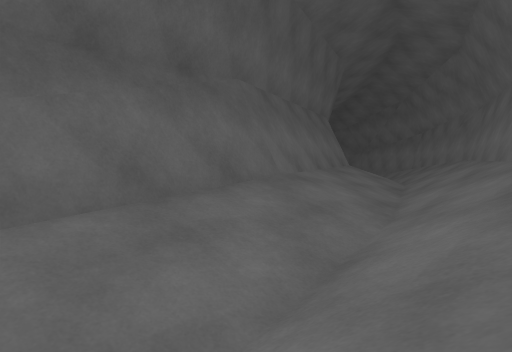
View 1 (above)

17 first-person views from a walk through a Unity game level. The camera is 0.25 m above the floor, tilts 2° down and sees 75° across. The floor is counted in squares, 0.5 m on a side. Each view is taken from the middle of a square. On the plan, view 1 faces up. The plan holds only what a view shows up to about 9 squares ahead; the rest is blank. The place goes on beyond the plan.

View 2
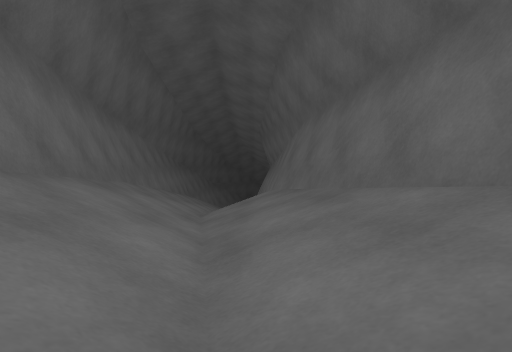

View 3
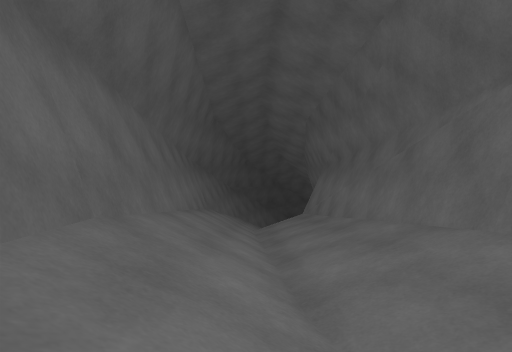

View 4
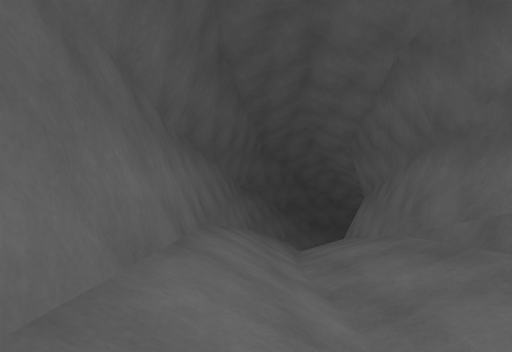

View 5
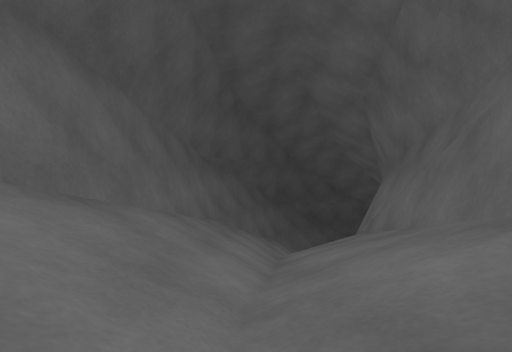

View 6
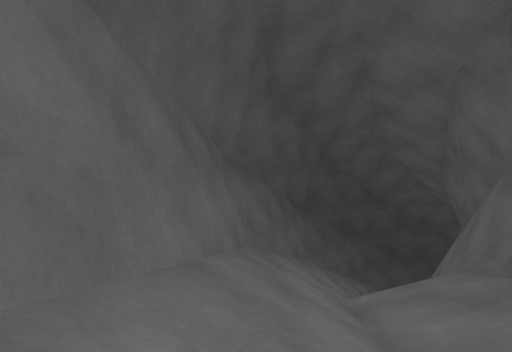

View 7
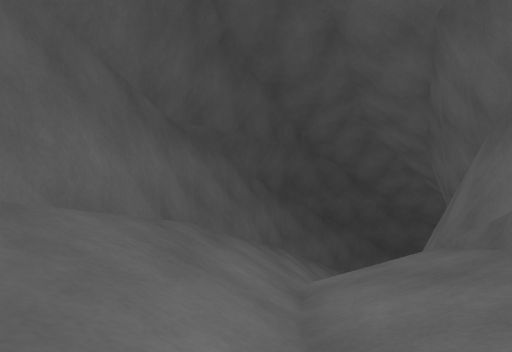

View 8
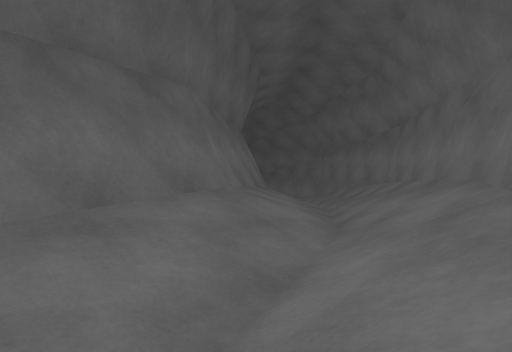

View 9
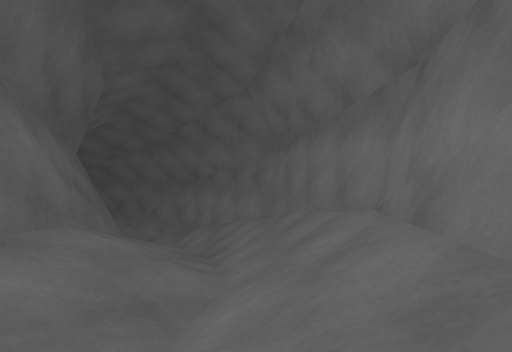

View 10
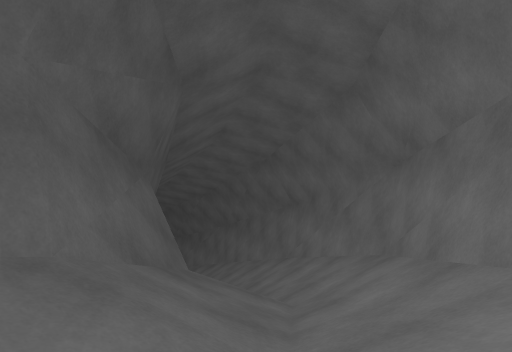

View 11
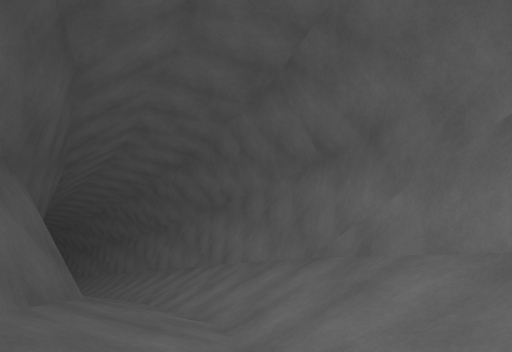

View 12
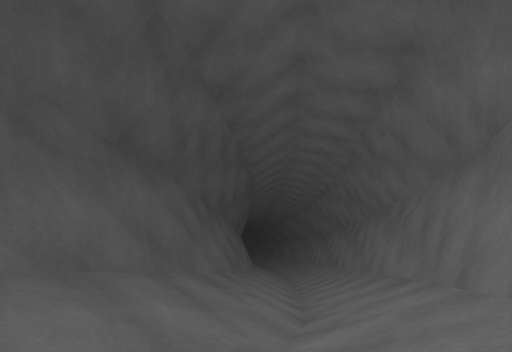

View 13
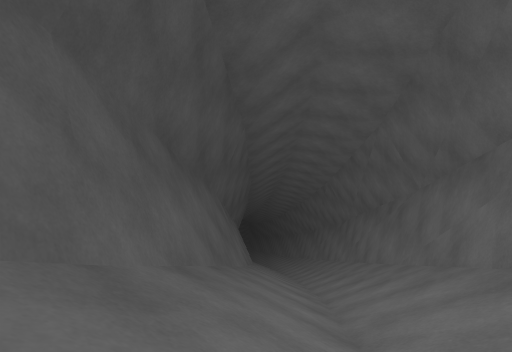

View 14
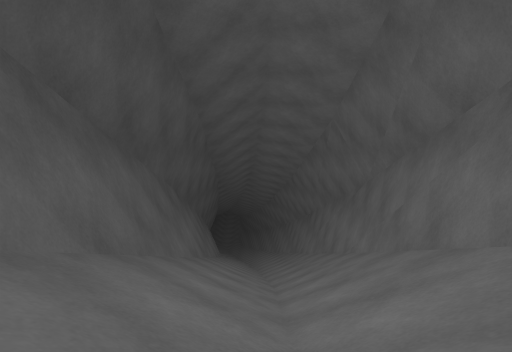

View 15
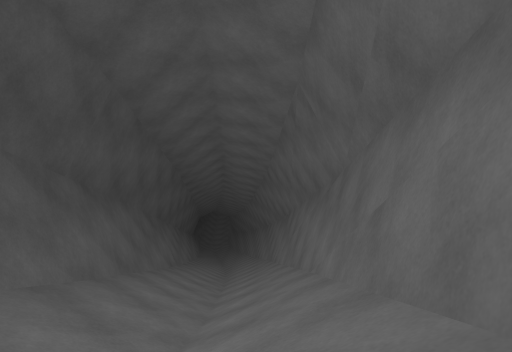

View 16
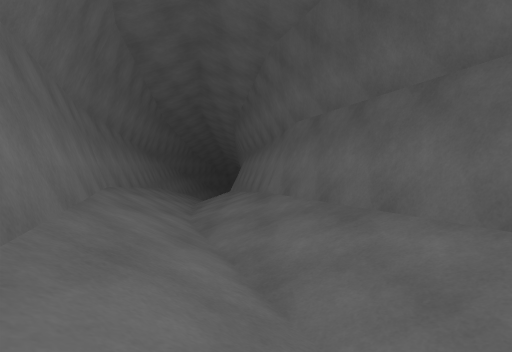

View 17
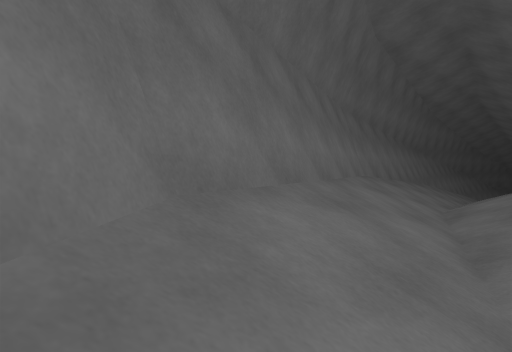

### Floor plan
Key: @ floor where view 1 was taken; # wall or solid block; . floor; / step, stairs or slope; = window, fence, low wall or low ledge.
Columns run from 20 left of view 1 to 6 right of it. Each row starts with its distance up from view 1.
 24 ##############
 23 /////////////######
 22 //////////////////###
 21 ###########/////////###
 20          ########/////###
 19                 ####////#
 18                    ###//##
 17                      #///##
 16                      ##///#
 15                       ##//#
 14                        #//#
 13                        #//#
 12                        #//#
 11                        #//#
 10                       ##//#
  9                       #/./#
  8                      ##//##
  7                      #/./#
  6                     ##//##
  5                     #/./#
  4                    ##//##
  3                   ##///#
  2                   #///##
  1                  ##//##
  0                 ##//@#
 -1                ##///##
 -2                #///##
 -3               ##//##
 -4              ##///#
 -5             ##///##
 -6            ##///##
 -7           ##///##
 -8          ##///##
 -9        ###///##
-10       ##////##
-11     ###///###
-12       ///##
-13     =//###
-14     ####

Positions as (right, up) in squares from view 1, and headings:
1: (0, 0), facing up
2: (1, 3), facing down-left
3: (-1, -1), facing down-left
4: (-4, -5), facing down-left
5: (-7, -7), facing down-left
6: (-8, -9), facing down-left
7: (-9, -9), facing down-left
8: (3, 5), facing up
9: (5, 10), facing up
10: (5, 15), facing up-left
11: (2, 18), facing up-left
12: (-1, 21), facing left
13: (-4, 21), facing left
14: (-9, 22), facing left
15: (-11, 23), facing left
16: (5, 9), facing down-left
17: (5, 10), facing down
